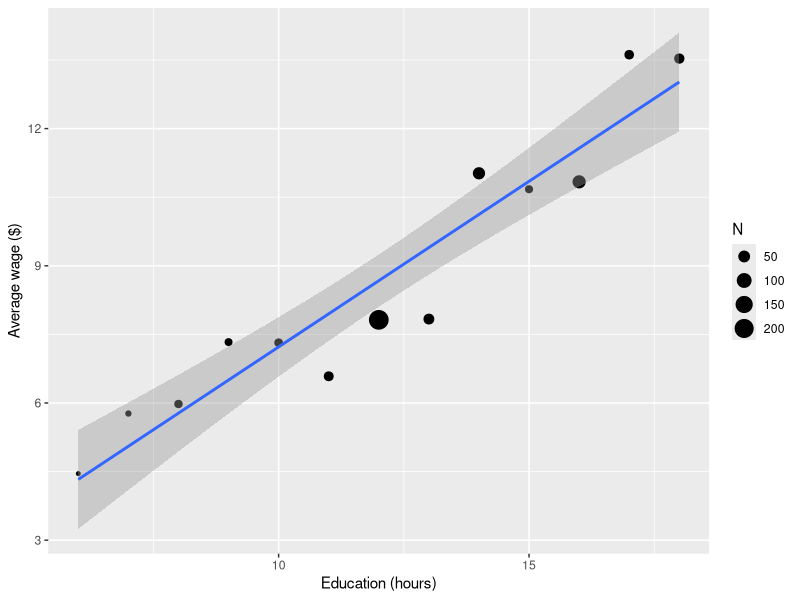
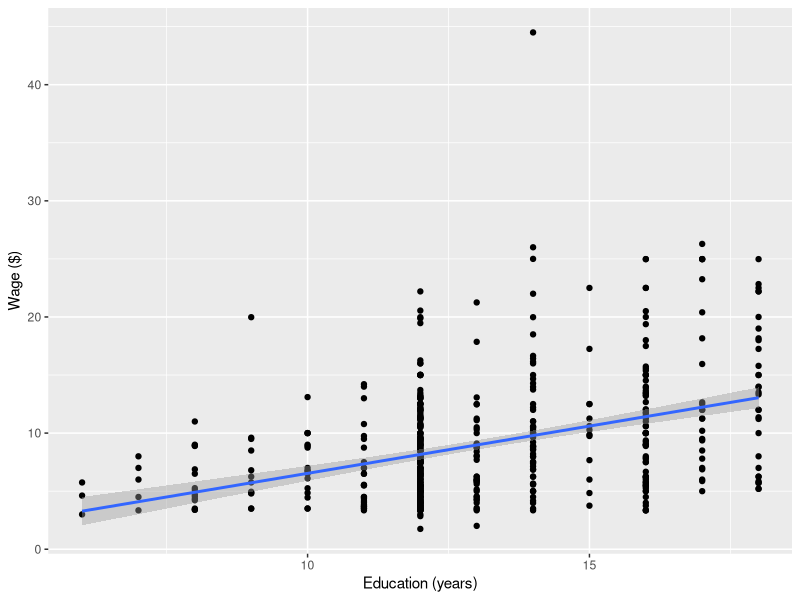
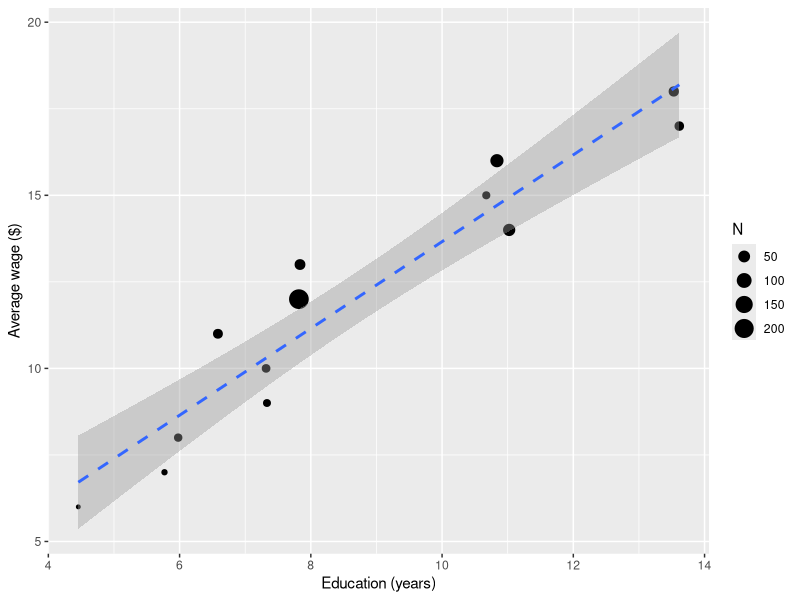
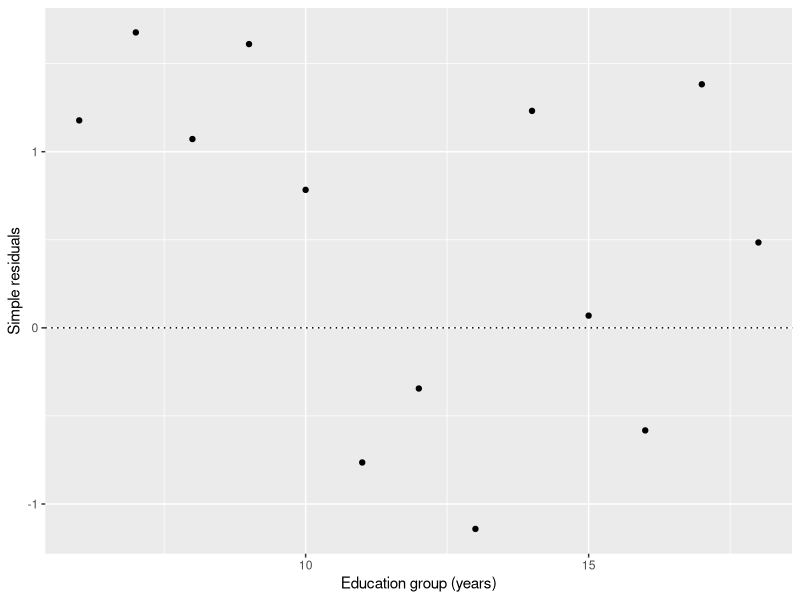
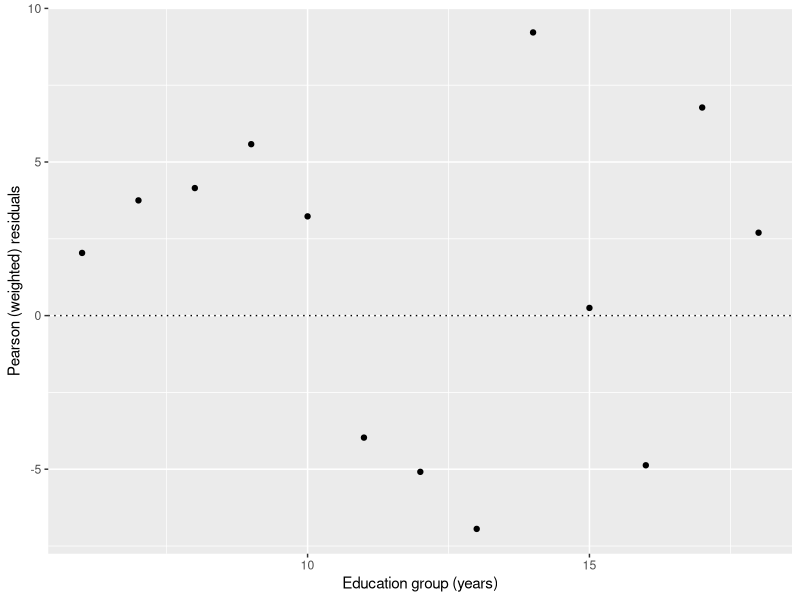
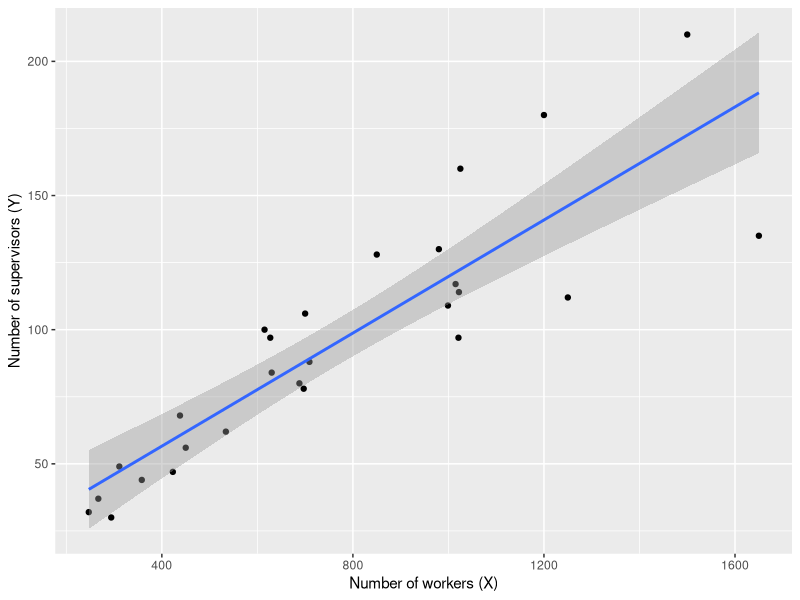
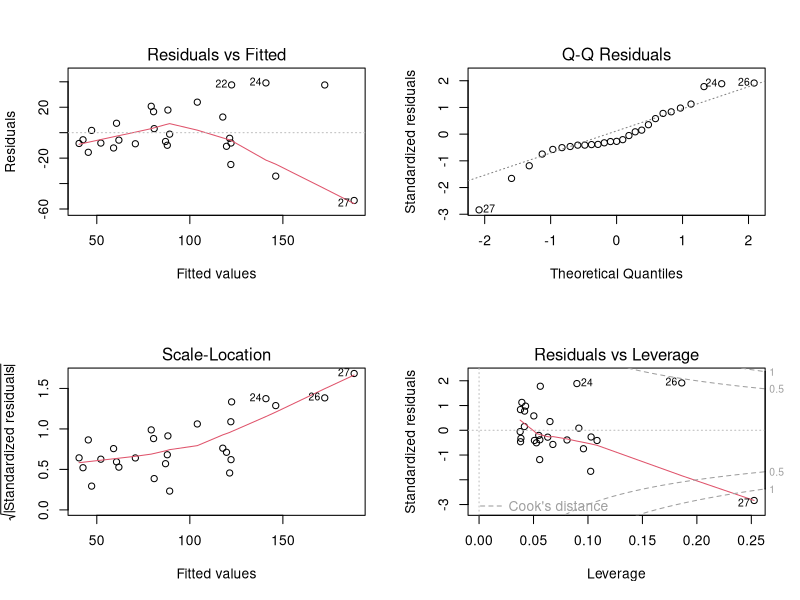
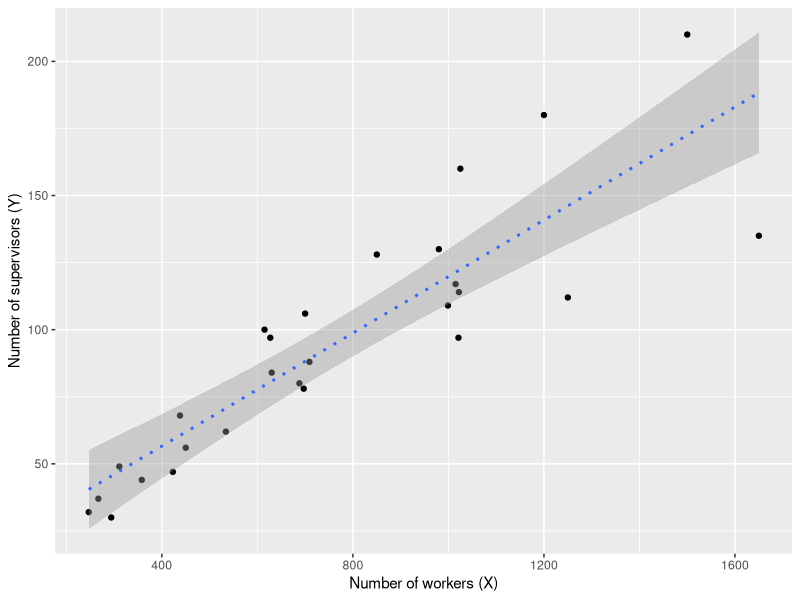

The R source for these figures, in order:
## ---- chunk 1
library(knitr)
opts_chunk$set(dev=c("png", "pdf"))
opts_chunk$set(fig.height=6, fig.width=7, fig.path="Figures/", fig.alt="unlabelled")
opts_chunk$set(comment="", fig.align="center", tidy=TRUE)
options(knitr.kable.NA = '')
library(tidyverse)
library(broom)
## ---- chunk 2
CPS5grouped =read.csv("CPS5grouped.csv",header=TRUE)
CPS5grouped =read.csv("../data/CPS5grouped.csv")
CPS5grouped
ggplot(data=CPS5grouped,
       mapping=aes(x=EDgroup, y=AvWage)) +
  geom_point(mapping = aes(size = N)) +
  geom_smooth(method='lm') +
  labs(x="Education (hours)", y = "Average wage ($)")
## ---- chunk 3
grouped.lm <- lm(AvWage ~ EDgroup, data=CPS5grouped)
summary(grouped.lm)
## ---- chunk 4
CPS5 = read.csv("CPS5.csv", header=TRUE)
CPS5 = read.csv("../data/CPS5.csv", header=TRUE)
head(CPS5);
ggplot(data=CPS5,
       mapping=aes(x=ED, y=WG)) +
  geom_point() +
  geom_smooth(method='lm') +
  labs(x="Education (years)", y="Wage ($)")

cps5.lm  = lm(WG ~ ED, data=CPS5)
summary(cps5.lm)
## ---- chunk 5
cps.wls = lm(AvWage ~ EDgroup, weights=N, data=CPS5grouped)
summary(cps.wls)
summary(cps5.lm)
## ---- chunk 6
ggplot(data=CPS5grouped,
       mapping=aes(x=AvWage, y=EDgroup)) +
  geom_point(mapping=aes(size=N)) +
  geom_smooth(method='lm', method.args=list(weights=CPS5grouped$N)) +
  geom_smooth(method='lm', linetype = 'dashed') +
  labs(x="Education (years)", y="Average wage ($)")
## ---- chunk 7
augment(cps.wls, CPS5grouped) |>
  ggplot(mapping = aes(x=EDgroup, y=.resid)) +
  geom_point() +
  geom_hline(yintercept=0, linetype="dotted") +
  labs(y="Simple residuals", x="Education group (years)")
## ---- chunk 8
augment(cps.wls, CPS5grouped) |>
  mutate(pearson = .resid*sqrt(N)) |>
  ggplot(mapping = aes(x=EDgroup, y=pearson)) +
  geom_point() +
  geom_hline(yintercept=0, linetype="dotted") +
  labs(y="Pearson (weighted) residuals", x="Education group (years)")
## ---- chunk 9
supervisors = read.csv("supervisors.csv")
supervisors = read.csv("../data/supervisors.csv")
supervisors
ggplot(supervisors,
       mapping=aes(x=X, y=Y)) +
  geom_point() +
  geom_smooth(method='lm') +
  labs(x = "Number of workers (X)", y = "Number of supervisors (Y)")
## ---- chunk 10
sup.lm <- lm(Y ~ X, data=supervisors)
par(mfrow=c(2,2))
plot(sup.lm)
## ---- chunk 11
sup.wls = lm(Y ~ X  , data=supervisors, weights = 1/X^2 )
summary(sup.wls)
 
ggplot(data=supervisors,
       mapping=aes(x=X, y=Y)) +
  geom_point() +
  geom_smooth(method='lm', method.args = list(weights=1/supervisors$X^2), col='red') +
  geom_smooth(method='lm', linetype='dotted') +
  labs(x="Number of workers (X)", y = "Number of supervisors (Y)")
## ---- chunk 12
augment(sup.wls) |>
  mutate(pearson = .resid/X^2) |>
  ggplot(mapping = aes(x=X, y=pearson)) +
  geom_point() +
  geom_hline(yintercept=0, linetype="dotted")
  labs(y="Pearson (weighted) residuals", x="Number of workers (X)")
## ---- chunk 13
CPS5weighted <- CPS5grouped |> mutate(Wt = N/ StDev^2)

cps.wls2 <- lm(AvWage ~ EDgroup, weights=Wt, data=CPS5weighted)
summary(cps.wls2)

ggplot(data=CPS5weighted,
       mapping=aes(x=EDgroup, y=AvWage)) +
  geom_point(mapping=aes(size=N)) +
  geom_smooth(method='lm', method.args=list(weights=CPS5weighted$Wt), col='red') +
  geom_smooth(method='lm', method.args=list(weights=CPS5weighted$N), linetype='dotted') +
  labs(x="Education group (years)", y="Average Wage ($)")
